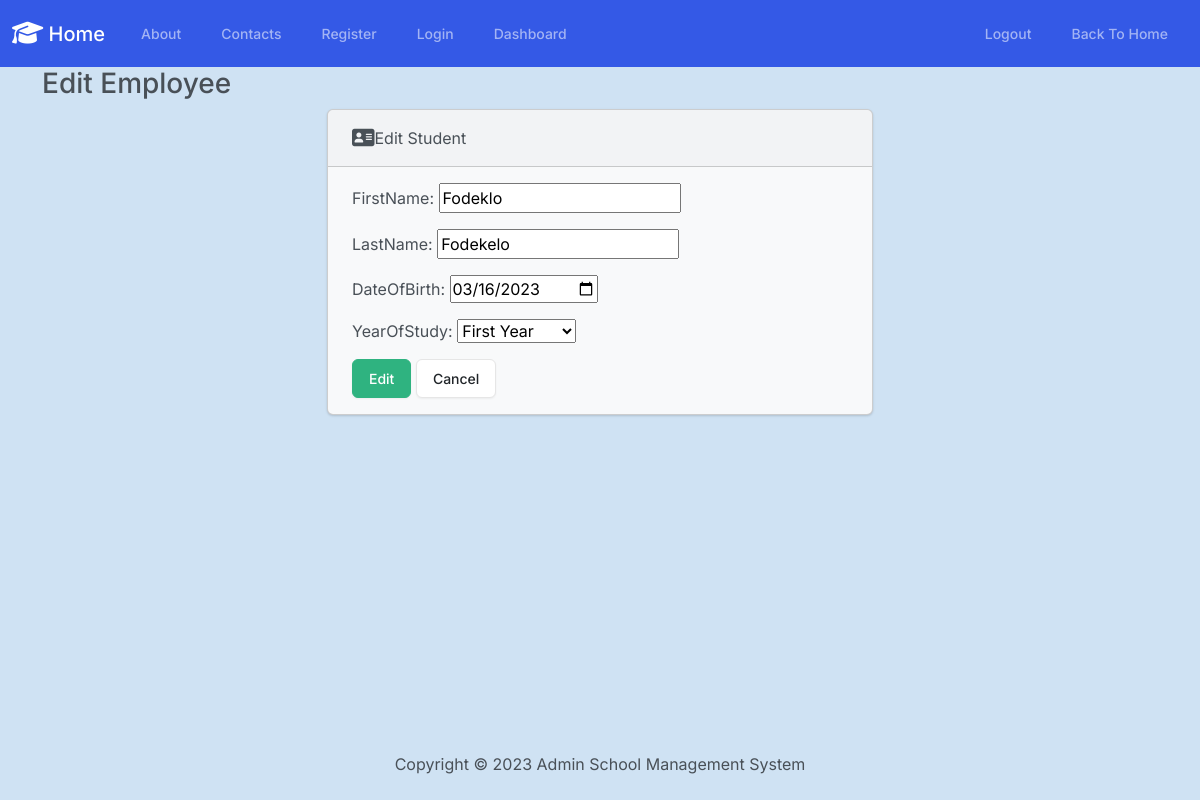
Screenshot of /students/view_students/edit/5/ with the database file from the repository.
### Students/models.py (models this page shows, shortened)
class Student(models.Model):
    firstName = models.CharField(max_length=50)
    lastName = models.CharField(max_length=50)
    dateOfBirth = models.DateField()
    yearOfStudy = models.IntegerField(choices=YEAR_CHOICES)

### Students/views.py (the view)
# urls.py: path('view_students/edit/<int:id>/', views.edit_student, name='edit_student'),
def edit_student(request, id):
    student = get_object_or_404(Student, pk=id)
    if request.method == 'POST':
        form = StudentForm(request.POST, instance=student)
        if form.is_valid():
            form.save()
            return redirect('view_students')
    else:
        form = StudentForm(instance=student)
    return render(request, 'students/edit_student.html', {'form': form, 'student': student})

### Students/forms.py
class StudentForm(forms.ModelForm):
    class Meta:
        model = Student
        fields = ["firstName", "lastName", "dateOfBirth", "yearOfStudy"]
        widgets = {
            'dateOfBirth': forms.DateInput(attrs={'type': 'date'}),
        }

### templates/students/edit_student.html (shortened to what this page needs)
{% extends "layout.html" %}
{% block content %}
    <h3>Edit Employee</h3>
        <div class="row justify-content-center">
            <div class="col-6">
                <div class="card bg-light mb-3">
                    <div class="card-header">
                        <i class="fa-solid fa-address-card fa-lg"></i>Edit Student
                    </div>
                    <div class="card-body">
                        <form method="POST">
                            {{ form.as_p }}
                            <button type="submit" class="btn btn-success">Edit</button>
                            <a href="{% url 'view_students' %}" class="btn btn-secondary">Cancel</a>
                        </form>
                    </div>
                    </div>
                </div>
            </div>
        </div>
{% endblock %}

### rows the page displays
Student: firstName "Fodeklo", lastName "Fodekelo", dateOfBirth "03/16/2023", yearOfStudy "First Year"
